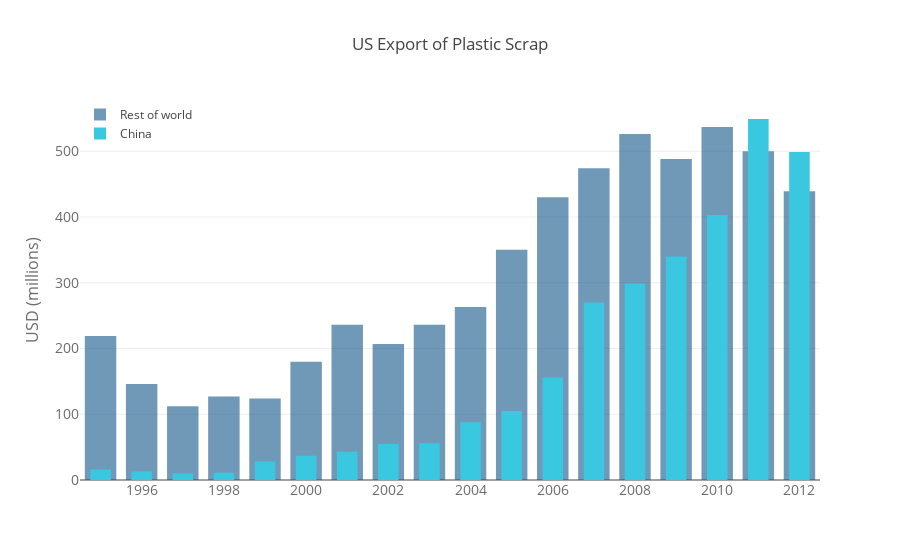

The code cell stored with this chart in its notebook:
### Code cell
import plotly.offline as py
import plotly.graph_objs as go

py.init_notebook_mode(connected=True)
trace1 = go.Bar(
    x=[1995, 1996, 1997, 1998, 1999, 2000, 2001, 2002, 2003,
       2004, 2005, 2006, 2007, 2008, 2009, 2010, 2011, 2012],
    y=[219, 146, 112, 127, 124, 180, 236, 207, 236, 263,
       350, 430, 474, 526, 488, 537, 500, 439],
    name='Rest of world',
    marker=dict(
        color='rgb(158,202,225)',
        ),
    opacity=0.6
)
trace2 = go.Bar(
    x=[1995, 1996, 1997, 1998, 1999, 2000, 2001, 2002, 2003,
       2004, 2005, 2006, 2007, 2008, 2009, 2010, 2011, 2012],
    y=[16, 13, 10, 11, 28, 37, 43, 55, 56, 88, 105, 156, 270,
       299, 340, 403, 549, 499],
    width = [0.5] * 18,
    name='China',
    marker=dict(
        color='rgb(58,200,225)',
        ),
)
data = [trace1, trace2]
layout = go.Layout(
    title='US Export of Plastic Scrap',
    xaxis=dict(
        tickfont=dict(
            size=14,
            color='rgb(107, 107, 107)'
        )
    ),
    yaxis=dict(
        title='USD (millions)',
        titlefont=dict(
            size=16,
            color='rgb(107, 107, 107)'
        ),
        tickfont=dict(
            size=14,
            color='rgb(107, 107, 107)'
        )
    ),
    legend=dict(
        x=0,
        y=1.0,
        bgcolor='rgba(255, 255, 255, 0)',
        bordercolor='rgba(255, 255, 255, 0)'
    ),
    barmode='overlay',
    bargap=0.15,
    bargroupgap=0.1
)

fig = go.Figure(data=data, layout=layout)
py.iplot(fig, filename='style-bar')

### Figure 1 — Plotly figure (JSON) as saved in the notebook; plotly's stock layout.template omitted (floating-point values rounded to 4 significant figures)
{"data": [{"marker": {"color": "#125488"}, "name": "Rest of world", "opacity": 0.6, "type": "bar", "x": [1995, 1996, 1997, 1998, 1999, 2000, 2001, 2002, 2003, 2004, 2005, 2006, 2007, 2008, 2009, 2010, 2011, 2012], "y": [219, 146, 112, 127, 124, 180, 236, 207, 236, 263, 350, 430, 474, 526, 488, 537, 500, 439]}, {"marker": {"color": "rgb(58,200,225)"}, "name": "China", "type": "bar", "width": [0.5, 0.5, 0.5, 0.5, 0.5, 0.5, 0.5, 0.5, 0.5, 0.5, 0.5, 0.5, 0.5, 0.5, 0.5, 0.5, 0.5, 0.5], "x": [1995, 1996, 1997, 1998, 1999, 2000, 2001, 2002, 2003, 2004, 2005, 2006, 2007, 2008, 2009, 2010, 2011, 2012], "y": [16, 13, 10, 11, 28, 37, 43, 55, 56, 88, 105, 156, 270, 299, 340, 403, 549, 499]}], "layout": {"bargap": 0.15, "bargroupgap": 0.1, "barmode": "overlay", "legend": {"bgcolor": "rgba(255, 255, 255, 0)", "bordercolor": "rgba(255, 255, 255, 0)", "x": 0, "y": 1}, "title": "US Export of Plastic Scrap", "xaxis": {"tickfont": {"color": "rgb(107, 107, 107)", "size": 14}}, "yaxis": {"tickfont": {"color": "rgb(107, 107, 107)", "size": 14}, "title": "USD (millions)", "titlefont": {"color": "rgb(107, 107, 107)", "size": 16}}}}
